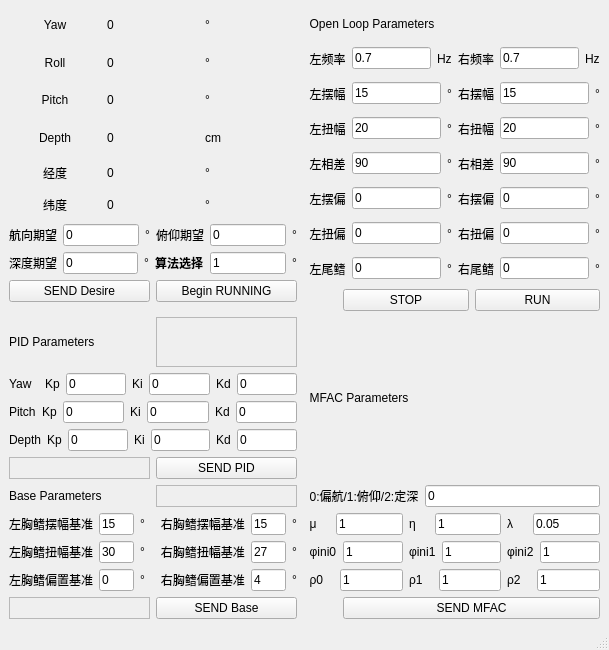
<?xml version="1.0" encoding="UTF-8"?>
<ui version="4.0">
 <class>mainWindow</class>
 <widget class="QMainWindow" name="mainWindow">
  <property name="geometry">
   <rect>
    <x>0</x>
    <y>0</y>
    <width>609</width>
    <height>650</height>
   </rect>
  </property>
  <property name="windowTitle">
   <string>Manta Controller</string>
  </property>
  <widget class="QWidget" name="centralwidget">
   <layout class="QGridLayout" name="gridLayout_2">
    <item row="0" column="0">
     <layout class="QGridLayout" name="gridLayout">
      <item row="0" column="0">
       <layout class="QVBoxLayout" name="status_overview">
        <item>
         <layout class="QVBoxLayout" name="verticalLayout">
          <property name="bottomMargin">
           <number>9</number>
          </property>
          <item>
           <layout class="QHBoxLayout" name="horizontalLayout">
            <item>
             <layout class="QVBoxLayout" name="verticalLayout_7">
              <item>
               <widget class="QLabel" name="label_2">
                <property name="text">
                 <string>Yaw</string>
                </property>
                <property name="alignment">
                 <set>Qt::AlignCenter</set>
                </property>
               </widget>
              </item>
              <item>
               <widget class="QLabel" name="label_3">
                <property name="text">
                 <string>Roll</string>
                </property>
                <property name="alignment">
                 <set>Qt::AlignCenter</set>
                </property>
               </widget>
              </item>
              <item>
               <widget class="QLabel" name="label_8">
                <property name="text">
                 <string>Pitch</string>
                </property>
                <property name="alignment">
                 <set>Qt::AlignCenter</set>
                </property>
               </widget>
              </item>
              <item>
               <widget class="QLabel" name="label">
                <property name="text">
                 <string>Depth</string>
                </property>
                <property name="alignment">
                 <set>Qt::AlignCenter</set>
                </property>
               </widget>
              </item>
             </layout>
            </item>
            <item>
             <layout class="QVBoxLayout" name="verticalLayout_6">
              <item>
               <widget class="QLabel" name="yaw_label">
                <property name="text">
                 <string>0</string>
                </property>
               </widget>
              </item>
              <item>
               <widget class="QLabel" name="roll_label">
                <property name="text">
                 <string>0</string>
                </property>
               </widget>
              </item>
              <item>
               <widget class="QLabel" name="pitch_label">
                <property name="text">
                 <string>0</string>
                </property>
               </widget>
              </item>
              <item>
               <widget class="QLabel" name="depth_label">
                <property name="text">
                 <string>0</string>
                </property>
               </widget>
              </item>
             </layout>
            </item>
            <item>
             <layout class="QVBoxLayout" name="verticalLayout_5">
              <property name="sizeConstraint">
               <enum>QLayout::SetDefaultConstraint</enum>
              </property>
              <item>
               <widget class="QLabel" name="label_5">
                <property name="sizePolicy">
                 <sizepolicy hsizetype="Minimum" vsizetype="Preferred">
                  <horstretch>0</horstretch>
                  <verstretch>0</verstretch>
                 </sizepolicy>
                </property>
                <property name="text">
                 <string>°</string>
                </property>
               </widget>
              </item>
              <item>
               <widget class="QLabel" name="label_6">
                <property name="sizePolicy">
                 <sizepolicy hsizetype="Minimum" vsizetype="Preferred">
                  <horstretch>0</horstretch>
                  <verstretch>0</verstretch>
                 </sizepolicy>
                </property>
                <property name="text">
                 <string>°</string>
                </property>
               </widget>
              </item>
              <item>
               <widget class="QLabel" name="label_7">
                <property name="sizePolicy">
                 <sizepolicy hsizetype="Minimum" vsizetype="Preferred">
                  <horstretch>0</horstretch>
                  <verstretch>0</verstretch>
                 </sizepolicy>
                </property>
                <property name="text">
                 <string>°</string>
                </property>
               </widget>
              </item>
              <item>
               <widget class="QLabel" name="label_4">
                <property name="sizePolicy">
                 <sizepolicy hsizetype="Minimum" vsizetype="Preferred">
                  <horstretch>0</horstretch>
                  <verstretch>0</verstretch>
                 </sizepolicy>
                </property>
                <property name="text">
                 <string>cm</string>
                </property>
               </widget>
              </item>
             </layout>
            </item>
           </layout>
          </item>
          <item>
           <layout class="QVBoxLayout" name="verticalLayout_2">
            <item>
             <layout class="QVBoxLayout" name="verticalLayout_8">
              <item>
               <layout class="QHBoxLayout" name="horizontalLayout_2">
                <item>
                 <widget class="QLabel" name="label_17">
                  <property name="text">
                   <string>经度</string>
                  </property>
                  <property name="alignment">
                   <set>Qt::AlignCenter</set>
                  </property>
                 </widget>
                </item>
                <item>
                 <widget class="QLabel" name="longitude_label">
                  <property name="text">
                   <string>0</string>
                  </property>
                 </widget>
                </item>
                <item>
                 <widget class="QLabel" name="label_13">
                  <property name="text">
                   <string>°</string>
                  </property>
                 </widget>
                </item>
               </layout>
              </item>
              <item>
               <layout class="QHBoxLayout" name="horizontalLayout_3">
                <item>
                 <widget class="QLabel" name="label_18">
                  <property name="text">
                   <string>纬度</string>
                  </property>
                  <property name="alignment">
                   <set>Qt::AlignCenter</set>
                  </property>
                 </widget>
                </item>
                <item>
                 <widget class="QLabel" name="latitude_label">
                  <property name="text">
                   <string>0</string>
                  </property>
                 </widget>
                </item>
                <item>
                 <widget class="QLabel" name="label_15">
                  <property name="text">
                   <string>°</string>
                  </property>
                 </widget>
                </item>
               </layout>
              </item>
             </layout>
            </item>
            <item>
             <layout class="QVBoxLayout" name="verticalLayout_9">
              <item>
               <layout class="QHBoxLayout" name="horizontalLayout_6">
                <item>
                 <widget class="QLabel" name="label_9">
                  <property name="text">
                   <string>航向期望</string>
                  </property>
                 </widget>
                </item>
                <item>
                 <widget class="QLineEdit" name="yaw_desire">
                  <property name="text">
                   <string>0</string>
                  </property>
                 </widget>
                </item>
                <item>
                 <widget class="QLabel" name="label_11">
                  <property name="text">
                   <string>°</string>
                  </property>
                 </widget>
                </item>
                <item>
                 <widget class="QLabel" name="label_12">
                  <property name="text">
                   <string>俯仰期望</string>
                  </property>
                 </widget>
                </item>
                <item>
                 <widget class="QLineEdit" name="pitch_desire">
                  <property name="text">
                   <string>0</string>
                  </property>
                 </widget>
                </item>
                <item>
                 <widget class="QLabel" name="label_10">
                  <property name="text">
                   <string>°</string>
                  </property>
                 </widget>
                </item>
               </layout>
              </item>
              <item>
               <layout class="QHBoxLayout" name="horizontalLayout_4">
                <item>
                 <widget class="QLabel" name="label_20">
                  <property name="text">
                   <string>深度期望</string>
                  </property>
                 </widget>
                </item>
                <item>
                 <widget class="QLineEdit" name="depth_desire">
                  <property name="text">
                   <string>0</string>
                  </property>
                 </widget>
                </item>
                <item>
                 <widget class="QLabel" name="label_19">
                  <property name="text">
                   <string>°</string>
                  </property>
                 </widget>
                </item>
                <item>
                 <widget class="QLabel" name="label_16">
                  <property name="font">
                   <font>
                    <weight>75</weight>
                    <bold>true</bold>
                   </font>
                  </property>
                  <property name="text">
                   <string>算法选择</string>
                  </property>
                 </widget>
                </item>
                <item>
                 <widget class="QLineEdit" name="ctrl_begin">
                  <property name="text">
                   <string>1</string>
                  </property>
                 </widget>
                </item>
                <item>
                 <widget class="QLabel" name="label_14">
                  <property name="text">
                   <string>°</string>
                  </property>
                 </widget>
                </item>
               </layout>
              </item>
              <item>
               <layout class="QHBoxLayout" name="horizontalLayout_5">
                <item>
                 <widget class="QPushButton" name="button_desire_send">
                  <property name="text">
                   <string>SEND Desire</string>
                  </property>
                 </widget>
                </item>
                <item>
                 <widget class="QPushButton" name="button_begin_running">
                  <property name="text">
                   <string>Begin RUNNING</string>
                  </property>
                 </widget>
                </item>
               </layout>
              </item>
             </layout>
            </item>
           </layout>
          </item>
         </layout>
        </item>
       </layout>
      </item>
      <item row="1" column="1">
       <layout class="QVBoxLayout" name="MFAC_ctrl">
        <item>
         <layout class="QHBoxLayout" name="horizontalLayout_30">
          <item>
           <widget class="QLabel" name="label_44">
            <property name="text">
             <string>  MFAC Parameters</string>
            </property>
           </widget>
          </item>
         </layout>
        </item>
        <item>
         <layout class="QHBoxLayout" name="horizontalLayout_29">
          <item>
           <widget class="QLabel" name="label_45">
            <property name="text">
             <string>  0:偏航/1:俯仰/2:定深</string>
            </property>
           </widget>
          </item>
          <item>
           <widget class="QLineEdit" name="yaw_pitch_depth">
            <property name="text">
             <string>0</string>
            </property>
           </widget>
          </item>
         </layout>
        </item>
        <item>
         <layout class="QHBoxLayout" name="horizontalLayout_28">
          <item>
           <widget class="QLabel" name="label_76">
            <property name="text">
             <string>  μ    </string>
            </property>
           </widget>
          </item>
          <item>
           <widget class="QLineEdit" name="miu">
            <property name="text">
             <string>1</string>
            </property>
           </widget>
          </item>
          <item>
           <widget class="QLabel" name="label_75">
            <property name="text">
             <string>η    </string>
            </property>
           </widget>
          </item>
          <item>
           <widget class="QLineEdit" name="yita">
            <property name="text">
             <string>1</string>
            </property>
           </widget>
          </item>
          <item>
           <widget class="QLabel" name="label_46">
            <property name="text">
             <string>λ    </string>
            </property>
           </widget>
          </item>
          <item>
           <widget class="QLineEdit" name="lamda">
            <property name="text">
             <string>0.05</string>
            </property>
           </widget>
          </item>
         </layout>
        </item>
        <item>
         <layout class="QHBoxLayout" name="horizontalLayout_21">
          <item>
           <widget class="QLabel" name="label_78">
            <property name="text">
             <string>  φini0</string>
            </property>
           </widget>
          </item>
          <item>
           <widget class="QLineEdit" name="fai_init_0">
            <property name="text">
             <string>1</string>
            </property>
           </widget>
          </item>
          <item>
           <widget class="QLabel" name="label_77">
            <property name="text">
             <string>φini1</string>
            </property>
           </widget>
          </item>
          <item>
           <widget class="QLineEdit" name="fai_init_1">
            <property name="text">
             <string>1</string>
            </property>
           </widget>
          </item>
          <item>
           <widget class="QLabel" name="label_79">
            <property name="text">
             <string>φini2</string>
            </property>
           </widget>
          </item>
          <item>
           <widget class="QLineEdit" name="fai_init_2">
            <property name="text">
             <string>1</string>
            </property>
           </widget>
          </item>
         </layout>
        </item>
        <item>
         <layout class="QHBoxLayout" name="horizontalLayout_19">
          <item>
           <widget class="QLabel" name="label_82">
            <property name="text">
             <string>  ρ0   </string>
            </property>
           </widget>
          </item>
          <item>
           <widget class="QLineEdit" name="rou_0">
            <property name="text">
             <string>1</string>
            </property>
           </widget>
          </item>
          <item>
           <widget class="QLabel" name="label_81">
            <property name="text">
             <string>ρ1   </string>
            </property>
           </widget>
          </item>
          <item>
           <widget class="QLineEdit" name="rou_1">
            <property name="text">
             <string>1</string>
            </property>
           </widget>
          </item>
          <item>
           <widget class="QLabel" name="label_80">
            <property name="text">
             <string>ρ2   </string>
            </property>
           </widget>
          </item>
          <item>
           <widget class="QLineEdit" name="rou_2">
            <property name="text">
             <string>1</string>
            </property>
           </widget>
          </item>
         </layout>
        </item>
        <item>
         <layout class="QHBoxLayout" name="horizontalLayout_20">
          <item>
           <spacer name="horizontalSpacer">
            <property name="orientation">
             <enum>Qt::Horizontal</enum>
            </property>
            <property name="sizeType">
             <enum>QSizePolicy::Minimum</enum>
            </property>
            <property name="sizeHint" stdset="0">
             <size>
              <width>40</width>
              <height>20</height>
             </size>
            </property>
           </spacer>
          </item>
          <item>
           <widget class="QPushButton" name="button_MFAC_send">
            <property name="text">
             <string>SEND MFAC</string>
            </property>
           </widget>
          </item>
         </layout>
        </item>
       </layout>
      </item>
      <item row="0" column="1">
       <layout class="QVBoxLayout" name="openloop_ctrl">
        <item>
         <layout class="QHBoxLayout" name="horizontalLayout_17">
          <item>
           <widget class="QLabel" name="label_43">
            <property name="text">
             <string>  Open Loop Parameters</string>
            </property>
           </widget>
          </item>
         </layout>
        </item>
        <item>
         <layout class="QHBoxLayout" name="horizontalLayout_27">
          <item>
           <widget class="QLabel" name="label_73">
            <property name="text">
             <string>  左频率</string>
            </property>
           </widget>
          </item>
          <item>
           <widget class="QLineEdit" name="OL_frez_l">
            <property name="text">
             <string>0.7</string>
            </property>
           </widget>
          </item>
          <item>
           <widget class="QLabel" name="label_72">
            <property name="text">
             <string>Hz</string>
            </property>
           </widget>
          </item>
          <item>
           <widget class="QLabel" name="label_74">
            <property name="text">
             <string>右频率</string>
            </property>
           </widget>
          </item>
          <item>
           <widget class="QLineEdit" name="OL_frez_r">
            <property name="text">
             <string>0.7</string>
            </property>
           </widget>
          </item>
          <item>
           <widget class="QLabel" name="label_71">
            <property name="text">
             <string>Hz</string>
            </property>
           </widget>
          </item>
         </layout>
        </item>
        <item>
         <layout class="QHBoxLayout" name="horizontalLayout_26">
          <item>
           <widget class="QLabel" name="label_70">
            <property name="text">
             <string>  左摆幅</string>
            </property>
           </widget>
          </item>
          <item>
           <widget class="QLineEdit" name="OL_flap_l">
            <property name="text">
             <string>15</string>
            </property>
           </widget>
          </item>
          <item>
           <widget class="QLabel" name="label_69">
            <property name="text">
             <string>°</string>
            </property>
           </widget>
          </item>
          <item>
           <widget class="QLabel" name="label_68">
            <property name="text">
             <string>右摆幅</string>
            </property>
           </widget>
          </item>
          <item>
           <widget class="QLineEdit" name="OL_flap_r">
            <property name="text">
             <string>15</string>
            </property>
           </widget>
          </item>
          <item>
           <widget class="QLabel" name="label_67">
            <property name="text">
             <string>°</string>
            </property>
           </widget>
          </item>
         </layout>
        </item>
        <item>
         <layout class="QHBoxLayout" name="horizontalLayout_25">
          <item>
           <widget class="QLabel" name="label_66">
            <property name="text">
             <string>  左扭幅</string>
            </property>
           </widget>
          </item>
          <item>
           <widget class="QLineEdit" name="OL_twist_l">
            <property name="text">
             <string>20</string>
            </property>
           </widget>
          </item>
          <item>
           <widget class="QLabel" name="label_65">
            <property name="text">
             <string>°</string>
            </property>
           </widget>
          </item>
          <item>
           <widget class="QLabel" name="label_64">
            <property name="text">
             <string>右扭幅</string>
            </property>
           </widget>
          </item>
          <item>
           <widget class="QLineEdit" name="OL_twist_r">
            <property name="text">
             <string>20</string>
            </property>
           </widget>
          </item>
          <item>
           <widget class="QLabel" name="label_63">
            <property name="text">
             <string>°</string>
            </property>
           </widget>
          </item>
         </layout>
        </item>
        <item>
         <layout class="QHBoxLayout" name="horizontalLayout_24">
          <item>
           <widget class="QLabel" name="label_62">
            <property name="text">
             <string>  左相差</string>
            </property>
           </widget>
          </item>
          <item>
           <widget class="QLineEdit" name="OL_dphi_l">
            <property name="text">
             <string>90</string>
            </property>
           </widget>
          </item>
          <item>
           <widget class="QLabel" name="label_61">
            <property name="text">
             <string>°</string>
            </property>
           </widget>
          </item>
          <item>
           <widget class="QLabel" name="label_60">
            <property name="text">
             <string>右相差</string>
            </property>
           </widget>
          </item>
          <item>
           <widget class="QLineEdit" name="OL_dphi_r">
            <property name="text">
             <string>90</string>
            </property>
           </widget>
          </item>
          <item>
           <widget class="QLabel" name="label_59">
            <property name="text">
             <string>°</string>
            </property>
           </widget>
          </item>
         </layout>
        </item>
        <item>
         <layout class="QHBoxLayout" name="horizontalLayout_23">
          <item>
           <widget class="QLabel" name="label_58">
            <property name="text">
             <string>  左摆偏</string>
            </property>
           </widget>
          </item>
          <item>
           <widget class="QLineEdit" name="OL_bias_l">
            <property name="text">
             <string>0</string>
            </property>
           </widget>
          </item>
          <item>
           <widget class="QLabel" name="label_57">
            <property name="text">
             <string>°</string>
            </property>
           </widget>
          </item>
          <item>
           <widget class="QLabel" name="label_56">
            <property name="text">
             <string>右摆偏</string>
            </property>
           </widget>
          </item>
          <item>
           <widget class="QLineEdit" name="OL_bias_r">
            <property name="text">
             <string>0</string>
            </property>
           </widget>
          </item>
          <item>
           <widget class="QLabel" name="label_55">
            <property name="text">
             <string>°</string>
            </property>
           </widget>
          </item>
         </layout>
        </item>
        <item>
         <layout class="QHBoxLayout" name="horizontalLayout_31">
          <item>
           <widget class="QLabel" name="label_86">
            <property name="text">
             <string>  左扭偏</string>
            </property>
           </widget>
          </item>
          <item>
           <widget class="QLineEdit" name="OL_twistbias_l">
            <property name="text">
             <string>0</string>
            </property>
           </widget>
          </item>
          <item>
           <widget class="QLabel" name="label_85">
            <property name="text">
             <string>°</string>
            </property>
           </widget>
          </item>
          <item>
           <widget class="QLabel" name="label_84">
            <property name="text">
             <string>右扭偏</string>
            </property>
           </widget>
          </item>
          <item>
           <widget class="QLineEdit" name="OL_twistbias_r">
            <property name="text">
             <string>0</string>
            </property>
           </widget>
          </item>
          <item>
           <widget class="QLabel" name="label_83">
            <property name="text">
             <string>°</string>
            </property>
           </widget>
          </item>
         </layout>
        </item>
        <item>
         <layout class="QHBoxLayout" name="horizontalLayout_22">
          <item>
           <widget class="QLabel" name="label_54">
            <property name="text">
             <string>  左尾鳍</string>
            </property>
           </widget>
          </item>
          <item>
           <widget class="QLineEdit" name="OL_tail_l">
            <property name="text">
             <string>0</string>
            </property>
           </widget>
          </item>
          <item>
           <widget class="QLabel" name="label_53">
            <property name="text">
             <string>°</string>
            </property>
           </widget>
          </item>
          <item>
           <widget class="QLabel" name="label_52">
            <property name="text">
             <string>右尾鳍</string>
            </property>
           </widget>
          </item>
          <item>
           <widget class="QLineEdit" name="OL_tail_r">
            <property name="text">
             <string>0</string>
            </property>
           </widget>
          </item>
          <item>
           <widget class="QLabel" name="label_51">
            <property name="text">
             <string>°</string>
            </property>
           </widget>
          </item>
         </layout>
        </item>
        <item>
         <layout class="QHBoxLayout" name="horizontalLayout_18">
          <item>
           <spacer name="horizontalSpacer_2">
            <property name="orientation">
             <enum>Qt::Horizontal</enum>
            </property>
            <property name="sizeType">
             <enum>QSizePolicy::Minimum</enum>
            </property>
            <property name="sizeHint" stdset="0">
             <size>
              <width>40</width>
              <height>20</height>
             </size>
            </property>
           </spacer>
          </item>
          <item>
           <widget class="QPushButton" name="button_STOP">
            <property name="text">
             <string>STOP</string>
            </property>
           </widget>
          </item>
          <item>
           <widget class="QPushButton" name="button_OL_RUN">
            <property name="text">
             <string>RUN</string>
            </property>
           </widget>
          </item>
         </layout>
        </item>
       </layout>
      </item>
      <item row="1" column="0">
       <layout class="QVBoxLayout" name="PID_ctrl">
        <item>
         <layout class="QVBoxLayout" name="verticalLayout_3">
          <item>
           <layout class="QHBoxLayout" name="horizontalLayout_15">
            <item>
             <widget class="QLabel" name="label_21">
              <property name="text">
               <string>PID Parameters</string>
              </property>
             </widget>
            </item>
            <item>
             <widget class="QFrame" name="frame_2">
              <property name="frameShape">
               <enum>QFrame::StyledPanel</enum>
              </property>
              <property name="frameShadow">
               <enum>QFrame::Raised</enum>
              </property>
             </widget>
            </item>
           </layout>
          </item>
          <item>
           <layout class="QHBoxLayout" name="horizontalLayout_14">
            <item>
             <widget class="QLabel" name="label_26">
              <property name="text">
               <string>Yaw  </string>
              </property>
             </widget>
            </item>
            <item>
             <widget class="QLabel" name="label_31">
              <property name="text">
               <string>Kp</string>
              </property>
             </widget>
            </item>
            <item>
             <widget class="QLineEdit" name="yaw_kp">
              <property name="text">
               <string>0</string>
              </property>
             </widget>
            </item>
            <item>
             <widget class="QLabel" name="label_28">
              <property name="text">
               <string>Ki</string>
              </property>
             </widget>
            </item>
            <item>
             <widget class="QLineEdit" name="yaw_ki">
              <property name="text">
               <string>0</string>
              </property>
             </widget>
            </item>
            <item>
             <widget class="QLabel" name="label_27">
              <property name="text">
               <string>Kd</string>
              </property>
             </widget>
            </item>
            <item>
             <widget class="QLineEdit" name="yaw_kd">
              <property name="text">
               <string>0</string>
              </property>
             </widget>
            </item>
           </layout>
          </item>
          <item>
           <layout class="QHBoxLayout" name="horizontalLayout_13">
            <item>
             <widget class="QLabel" name="label_25">
              <property name="text">
               <string>Pitch</string>
              </property>
             </widget>
            </item>
            <item>
             <widget class="QLabel" name="label_32">
              <property name="text">
               <string>Kp</string>
              </property>
             </widget>
            </item>
            <item>
             <widget class="QLineEdit" name="pitch_kp">
              <property name="text">
               <string>0</string>
              </property>
             </widget>
            </item>
            <item>
             <widget class="QLabel" name="label_29">
              <property name="text">
               <string>Ki</string>
              </property>
             </widget>
            </item>
            <item>
             <widget class="QLineEdit" name="pitch_ki">
              <property name="text">
               <string>0</string>
              </property>
             </widget>
            </item>
            <item>
             <widget class="QLabel" name="label_24">
              <property name="text">
               <string>Kd</string>
              </property>
             </widget>
            </item>
            <item>
             <widget class="QLineEdit" name="pitch_kd">
              <property name="text">
               <string>0</string>
              </property>
             </widget>
            </item>
           </layout>
          </item>
          <item>
           <layout class="QHBoxLayout" name="horizontalLayout_12">
            <item>
             <widget class="QLabel" name="label_23">
              <property name="text">
               <string>Depth</string>
              </property>
             </widget>
            </item>
            <item>
             <widget class="QLabel" name="label_33">
              <property name="text">
               <string>Kp</string>
              </property>
             </widget>
            </item>
            <item>
             <widget class="QLineEdit" name="depth_kp">
              <property name="text">
               <string>0</string>
              </property>
             </widget>
            </item>
            <item>
             <widget class="QLabel" name="label_30">
              <property name="text">
               <string>Ki</string>
              </property>
             </widget>
            </item>
            <item>
             <widget class="QLineEdit" name="depth_ki">
              <property name="text">
               <string>0</string>
              </property>
             </widget>
            </item>
            <item>
             <widget class="QLabel" name="label_22">
              <property name="text">
               <string>Kd</string>
              </property>
             </widget>
            </item>
            <item>
             <widget class="QLineEdit" name="depth_kd">
              <property name="text">
               <string>0</string>
              </property>
             </widget>
            </item>
           </layout>
          </item>
         </layout>
        </item>
        <item>
         <layout class="QHBoxLayout" name="horizontalLayout_9">
          <item>
           <widget class="QFrame" name="frame_3">
            <property name="frameShape">
             <enum>QFrame::StyledPanel</enum>
            </property>
            <property name="frameShadow">
             <enum>QFrame::Raised</enum>
            </property>
           </widget>
          </item>
          <item>
           <widget class="QPushButton" name="button_PID_send">
            <property name="text">
             <string>SEND PID</string>
            </property>
           </widget>
          </item>
         </layout>
        </item>
        <item>
         <layout class="QVBoxLayout" name="Base_ctrl">
          <item>
           <layout class="QHBoxLayout" name="horizontalLayout_16">
            <item>
             <widget class="QLabel" name="label_34">
              <property name="text">
               <string>Base Parameters</string>
              </property>
             </widget>
            </item>
            <item>
             <widget class="QFrame" name="frame_4">
              <property name="frameShape">
               <enum>QFrame::StyledPanel</enum>
              </property>
              <property name="frameShadow">
               <enum>QFrame::Raised</enum>
              </property>
             </widget>
            </item>
           </layout>
          </item>
          <item>
           <layout class="QHBoxLayout" name="horizontalLayout_11">
            <item>
             <widget class="QLabel" name="label_37">
              <property name="text">
               <string>左胸鳍摆幅基准</string>
              </property>
             </widget>
            </item>
            <item>
             <widget class="QLineEdit" name="base_l_flap">
              <property name="text">
               <string>15</string>
              </property>
             </widget>
            </item>
            <item>
             <widget class="QLabel" name="label_38">
              <property name="text">
               <string>°</string>
              </property>
             </widget>
            </item>
            <item>
             <widget class="QLabel" name="label_36">
              <property name="text">
               <string>   右胸鳍摆幅基准</string>
              </property>
             </widget>
            </item>
            <item>
             <widget class="QLineEdit" name="base_r_flap">
              <property name="text">
               <string>15</string>
              </property>
             </widget>
            </item>
            <item>
             <widget class="QLabel" name="label_35">
              <property name="text">
               <string>°</string>
              </property>
             </widget>
            </item>
           </layout>
          </item>
          <item>
           <layout class="QHBoxLayout" name="horizontalLayout_10">
            <item>
             <widget class="QLabel" name="label_41">
              <property name="text">
               <string>左胸鳍扭幅基准</string>
              </property>
             </widget>
            </item>
            <item>
             <widget class="QLineEdit" name="base_l_roll">
              <property name="text">
               <string>30</string>
              </property>
             </widget>
            </item>
            <item>
             <widget class="QLabel" name="label_42">
              <property name="text">
               <string>°</string>
              </property>
             </widget>
            </item>
            <item>
             <widget class="QLabel" name="label_40">
              <property name="text">
               <string>   右胸鳍扭幅基准</string>
              </property>
             </widget>
            </item>
            <item>
             <widget class="QLineEdit" name="base_r_roll">
              <property name="text">
               <string>27</string>
              </property>
             </widget>
            </item>
            <item>
             <widget class="QLabel" name="label_39">
              <property name="text">
               <string>°</string>
              </property>
             </widget>
            </item>
           </layout>
          </item>
          <item>
           <layout class="QHBoxLayout" name="horizontalLayout_7">
            <item>
             <widget class="QLabel" name="label_50">
              <property name="text">
               <string>左胸鳍偏置基准</string>
              </property>
             </widget>
            </item>
            <item>
             <widget class="QLineEdit" name="base_l_bias">
              <property name="text">
               <string>0</string>
              </property>
             </widget>
            </item>
            <item>
             <widget class="QLabel" name="label_49">
              <property name="text">
               <string>°</string>
              </property>
             </widget>
            </item>
            <item>
             <widget class="QLabel" name="label_48">
              <property name="text">
               <string>   右胸鳍偏置基准</string>
              </property>
             </widget>
            </item>
            <item>
             <widget class="QLineEdit" name="base_r_bias">
              <property name="text">
               <string>4</string>
              </property>
             </widget>
            </item>
            <item>
             <widget class="QLabel" name="label_47">
              <property name="text">
               <string>°</string>
              </property>
             </widget>
            </item>
           </layout>
          </item>
          <item>
           <layout class="QHBoxLayout" name="horizontalLayout_8">
            <item>
             <widget class="QFrame" name="frame_5">
              <property name="frameShape">
               <enum>QFrame::StyledPanel</enum>
              </property>
              <property name="frameShadow">
               <enum>QFrame::Raised</enum>
              </property>
             </widget>
            </item>
            <item>
             <widget class="QPushButton" name="button_base_send">
              <property name="text">
               <string>SEND Base</string>
              </property>
             </widget>
            </item>
           </layout>
          </item>
         </layout>
        </item>
       </layout>
      </item>
     </layout>
    </item>
   </layout>
  </widget>
  <widget class="QStatusBar" name="statusbar"/>
 </widget>
 <resources/>
 <connections/>
</ui>
